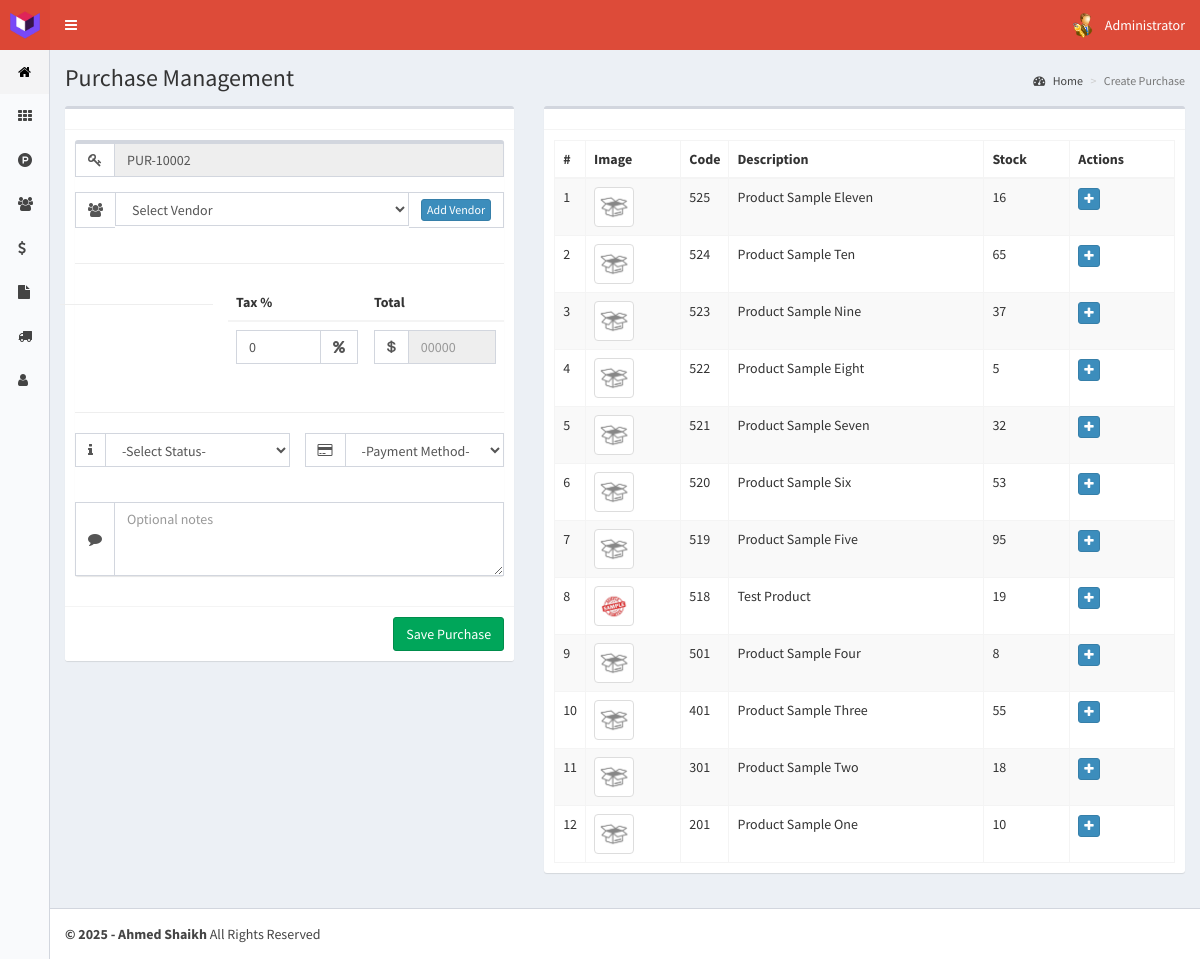
/create-purchase (signed in), run on the app's committed database.
### tables this page shows
CREATE TABLE `purchase_slips` (
  `id` int(11) NOT NULL AUTO_INCREMENT,
  `vendor_id` int(11) NOT NULL,
  `total_amount` float NOT NULL,
  `tax_percent` float NOT NULL,
  `payment_status` enum('Paid','Unpaid') NOT NULL DEFAULT 'Unpaid',
  `payment_method` text NOT NULL,
  `reference_no` text NOT NULL,
  `notes` text,
  `created_at` timestamp NOT NULL DEFAULT CURRENT_TIMESTAMP,
  PRIMARY KEY (`id`),
  KEY `vendor_id` (`vendor_id`)
);

CREATE TABLE `products` (
  `id` int(11) NOT NULL,
  `idCategory` int(11) NOT NULL,
  `code` text NOT NULL,
  `description` text NOT NULL,
  `image` text NOT NULL,
  `stock` int(11) NOT NULL,
  `buyingPrice` float NOT NULL,
  `sellingPrice` float NOT NULL,
  `sales` int(11) NOT NULL,
  `date` timestamp NOT NULL DEFAULT CURRENT_TIMESTAMP ON UPDATE CURRENT_TIMESTAMP
);

### controllers/template.controller.php (called while the page is built)
<?php
class ControllerTemplate{
	static public function ctrTemplate(){
		include "views/template.php";
	}
}

### index.php (called while the page is built, shortened)
<?php
require_once "controllers/template.controller.php";
require_once "controllers/users.controller.php";
require_once "controllers/products.controller.php";
require_once "controllers/purchases.controller.php";
require_once "controllers/returns.controller.php";
require_once "controllers/partial-payments.controller.php";
require_once "models/products.model.php";
require_once "models/purchases.model.php";
$template = new ControllerTemplate();
$template -> ctrTemplate();

### controllers/purchases.controller.php (called while the page is built, shortened)
<?php
class ControllerPurchases{
	static public function ctrShowPurchaseSlips($item, $value){
		$table = "purchase_slips";
		$answer = PurchasesModel::mdlShowPurchaseSlips($table, $item, $value);
		return $answer;
	}
}

### models/connection.php (called while the page is built)
<?php
class Connection{
	static public function connect(){
		$link = new PDO("mysql:host=localhost;dbname=posystem", "root", "");
		$link -> exec("set names utf8");
		return $link;
	}
}

### models/purchases.model.php (called while the page is built, shortened)
<?php
require_once 'connection.php';
class PurchasesModel{
	static public function mdlShowPurchaseSlips($table, $item, $value){
		if($item != null){
			$stmt = Connection::connect()->prepare("SELECT * FROM $table WHERE $item = :$item ORDER BY id DESC");
			$stmt -> bindParam(":".$item, $value, PDO::PARAM_STR);
			$stmt -> execute();
			return $stmt -> fetch();
		}else{
			$stmt = Connection::connect()->prepare("SELECT * FROM $table ORDER BY id DESC");
			$stmt -> execute();
			return $stmt -> fetchAll();
		}
	}
}

### controllers/products.controller.php (called while the page is built, shortened)
<?php
class controllerProducts{
	static public function ctrShowProducts($item, $value, $order){
		$table = "products";
		$answer = ProductsModel::mdlShowProducts($table, $item, $value, $order);
		return $answer;
	}
}

### models/products.model.php (called while the page is built, shortened)
<?php
require_once 'connection.php';
class ProductsModel{
	static public function mdlShowProducts($table, $item, $value, $order){
		if($item != null){
			$stmt = Connection::connect()->prepare("SELECT * FROM $table WHERE $item = :$item ORDER BY id DESC");
			$stmt -> bindParam(":".$item, $value, PDO::PARAM_STR);
			$stmt -> execute();
			return $stmt -> fetch();
		}else{
			$stmt = Connection::connect()->prepare("SELECT * FROM $table ORDER BY $order DESC");
			$stmt -> execute();
			return $stmt -> fetchAll();
		}
	}
}

### views/modules/create-purchase.php (the view, shortened to what this page needs)
<div class="content-wrapper">
  <section class="content-header">
    <h1>
      Purchase Management
    </h1>
    <ol class="breadcrumb">
      <li><a href="home"><i class="fa fa-dashboard"></i> Home</a></li>
      <li class="active">Create Purchase</li>
    </ol>
  </section>
  <section class="content">
    <div class="row">
      <div class="col-lg-5 col-xs-12">
        <div class="box box-default">
          <div class="box-header with-border"></div>
          <form role="form" method="post" class="purchaseForm">
            <div class="box-body">
                <div class="box">
                    <div class="form-group">
                      <div class="input-group">
                        <span class="input-group-addon"><i class="fa fa-key"></i></span>
                        <?php
                          $item = null;
                          $value = null;
                          $purchases = ControllerPurchases::ctrShowPurchaseSlips($item, $value);
                          if(!$purchases){
                            echo '<input type="text" class="form-control" name="newPurchaseSlip" id="newPurchaseSlip" value="PUR-10001" readonly>';
                          }
                          else{
                            foreach ($purchases as $key => $value) {
                            }
                            $refNo = explode("-", $value["reference_no"]);
                            $code = intval($refNo[1]) + 1;
                            echo '<input type="text" class="form-control" name="newPurchaseSlip" id="newPurchaseSlip" value="PUR-'.$code.'" readonly>';
                          }
                        ?>
                      </div>
                    </div>
                    <div class="form-group">
                      <div class="input-group">
                        <span class="input-group-addon"><i class="fa fa-users"></i></span>
                        <select class="form-control" name="selectVendor" id="selectVendor" required>
                            <option value="">Select Vendor</option>
                        </select>
                        <span class="input-group-addon"><button type="button" class="btn btn-primary btn-xs" data-toggle="modal" data-target="#modalAddVendor" data-dismiss="modal">Add Vendor</button></span>
                      </div>
                    </div>
                    <hr>
                    <div class="row">
                      <div class="col-xs-8 pull-right">
                        <table class="table">
                          <thead>
                            <th>Tax %</th>
                            <th>Total</th>
                          </thead>
                          <tbody>
                            <tr>
                              <td style="width: 50%">
                                <div class="input-group">
                                  <input type="number" class="form-control" name="newTaxPurchase" id="newTaxPurchase" placeholder="0" min="0" value="0" required>
                                  <span class="input-group-addon"><i class="fa fa-percent"></i></span>
                                </div>
                              </td>
                              <td style="width: 50%">
                                <div class="input-group">
                                  <span class="input-group-addon"><i class="ion ion-social-usd"></i></span>
                                  <input type="number" class="form-control" name="newPurchaseTotal" id="newPurchaseTotal" placeholder="00000" totalPurchase="" readonly required>
                                </div>
                              </td>
                            </tr>
                          </tbody>
                        </table>
                      </div>
                      <hr>
                    </div>
                    <hr>
                    <div class="form-group row">
                      <div class="col-xs-6" style="padding-right: 0">
                        <div class="input-group">
                          <span class="input-group-addon"><i class="fa fa-info"></i></span>
                          <select class="form-control" name="paymentStatus" id="paymentStatus" required>
                              <option value="">-Select Status-</option>
                          </select>
                        </div>
                      </div>
                      <div class="col-xs-6">
                        <div class="input-group">
                          <span class="input-group-addon"><i class="fa fa-credit-card"></i></span>
                          <select class="form-control" name="paymentMethod" id="paymentMethod" required>
                              <option value="">-Payment Method-</option>
                          </select>
                        </div>
                      </div>
                    </div>
                    <br>
                    <div class="form-group">
                      <div class="input-group">
                        <span class="input-group-addon"><i class="fa fa-comment"></i></span>
                        <textarea class="form-control" name="purchaseNotes" id="purchaseNotes" rows="3" placeholder="Optional notes"></textarea>
                      </div>
                    </div>
                </div>
            </div>
            <div class="box-footer">
              <button type="submit" class="btn btn-success pull-right">Save Purchase</button>
            </div>
          </form>
        </div>
      </div>
      <div class="col-lg-7 hidden-md hidden-sm hidden-xs">
          <div class="box box-default">
            <div class="box-header with-border"></div>
            <div class="box-body">
              <table class="table table-bordered table-hover table-striped dt-responsive purchasesProductsTable">
                <thead>
                   <tr>
                     <th style="width:10px">#</th>
                     <th>Image</th>
                     <th style="width:30px">Code</th>
                     <th>Description</th>
                     <th>Stock</th>
                     <th>Actions</th>
                   </tr>
                </thead>
                <tbody>
                  <?php
                    $item = null;
                    $value = null;
                    $order = "id";
                    $products = ControllerProducts::ctrShowProducts($item, $value, $order);
                    foreach ($products as $key => $value) {
                      echo '<tr>
                              <td>'.($key+1).'</td>
                              <td><img src="'.$value["image"].'" class="img-thumbnail" width="40px"></td>
                              <td>'.$value["code"].'</td>
                              <td>'.$value["description"].'</td>
                              <td>'.$value["stock"].'</td>
                              <td><button class="btn btn-primary btn-xs addProductPurchase recoverButton" idProduct="'.$value["id"].'"><i class="fa fa-plus"></i></button></td>
                            </tr>';
                    }
                  ?>
                </tbody>
              </table>
            </div>
          </div>
      </div>
    </div>
  </section>
</div>

### data on the page
purchase_slips: newPurchaseSlip "PUR-10002"
products: image (placeholder picture), code "525", description "Product Sample Eleven", stock "16"
products: image (placeholder picture), code "524", description "Product Sample Ten", stock "65"
products: image (placeholder picture), code "523", description "Product Sample Nine", stock "37"
products: image (placeholder picture), code "522", description "Product Sample Eight", stock "5"
products: image (placeholder picture), code "521", description "Product Sample Seven", stock "32"
products: image (placeholder picture), code "520", description "Product Sample Six", stock "53"
products: image (placeholder picture), code "519", description "Product Sample Five", stock "95"
products: image (picture), code "518", description "Test Product", stock "19"
products: image (placeholder picture), code "501", description "Product Sample Four", stock "8"
products: image (placeholder picture), code "401", description "Product Sample Three", stock "55"
products: image (placeholder picture), code "301", description "Product Sample Two", stock "18"
products: image (placeholder picture), code "201", description "Product Sample One", stock "10"

### other printed values
$_SESSION["name"] "Administrator"
